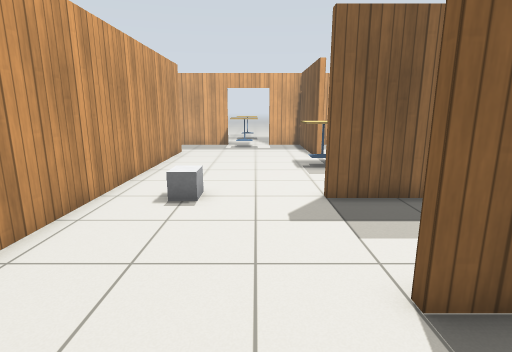
View 1 (above)

22 first-person views from a walk through a robot-simulator world made for Gazebo. The camera is 1.2 m above the floor, tilts 12° down and sees 80° across. The floor is counted in squares, 0.5 m on a side. Each view is taken from the middle of a square. On the plan, view 1 faces up. The plan holds only what a view shows up to about 18 squares ahead; the rest is blank. Gazebo's built-in surfaces are drawn with simple patterns.

View 2
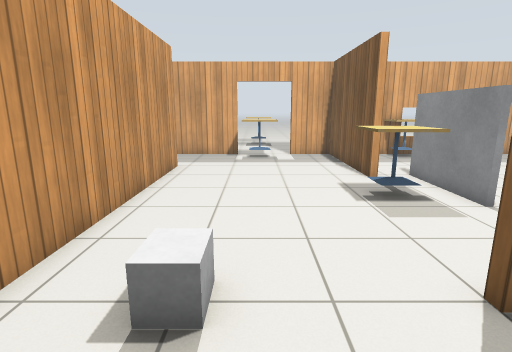

View 3
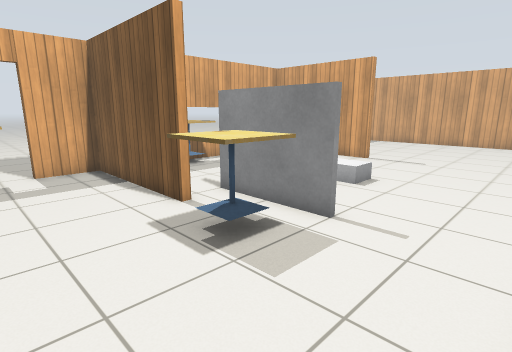

View 4
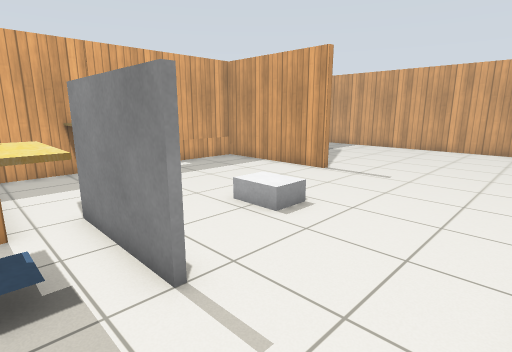

View 5
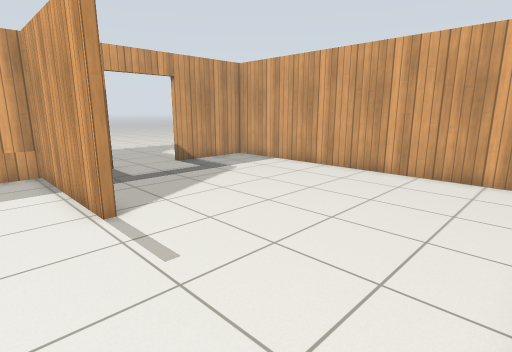

View 6
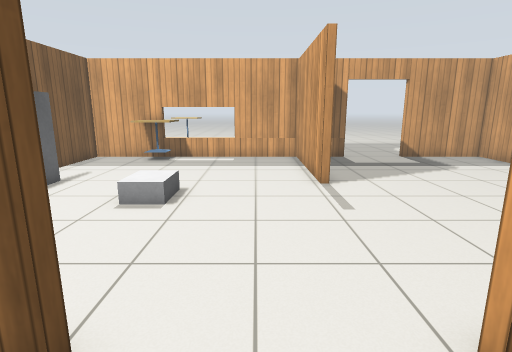

View 7
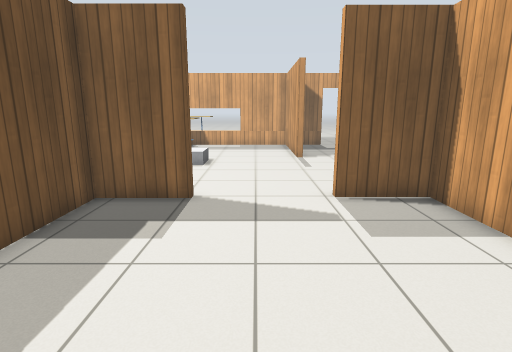

View 8
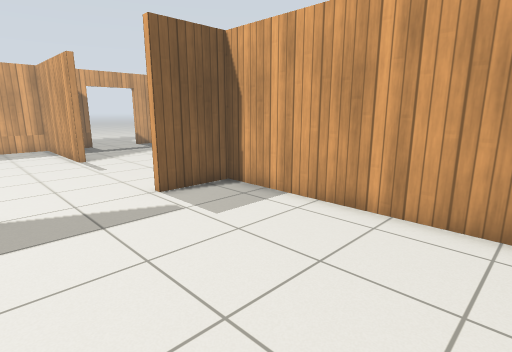

View 9
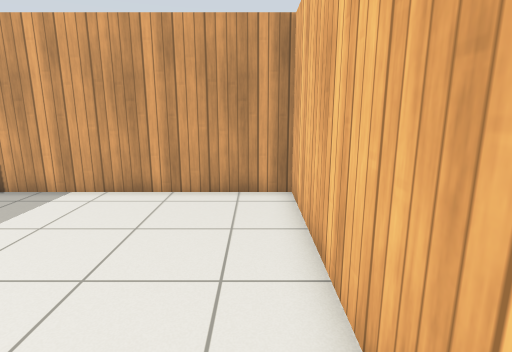

View 10
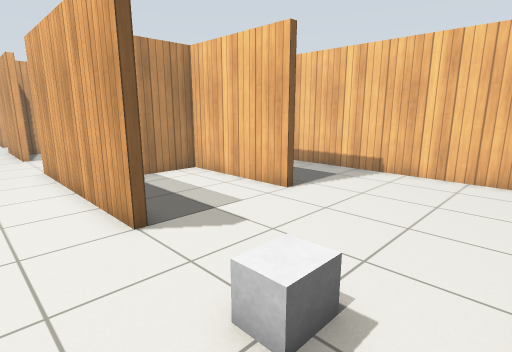

View 11
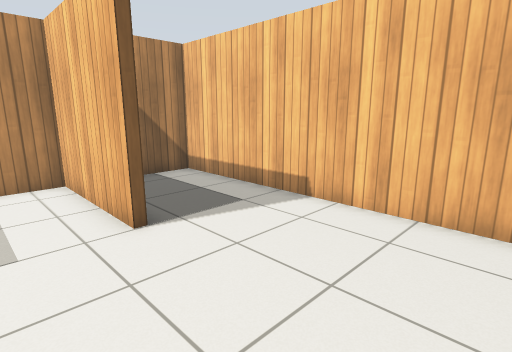

View 12
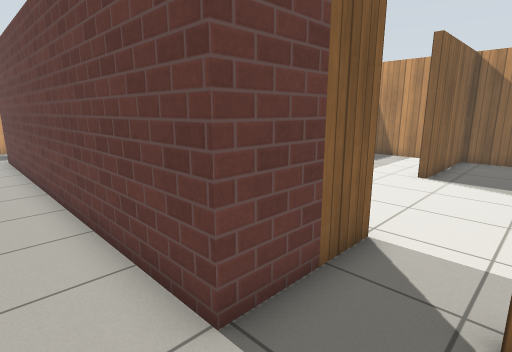

View 13
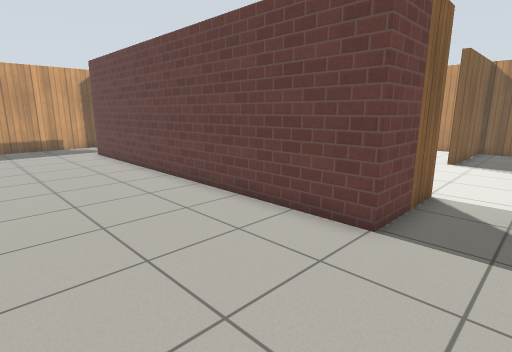

View 14
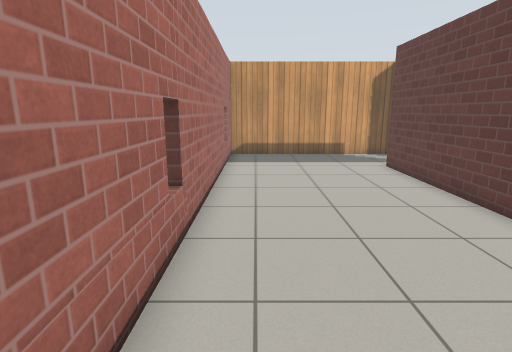

View 15
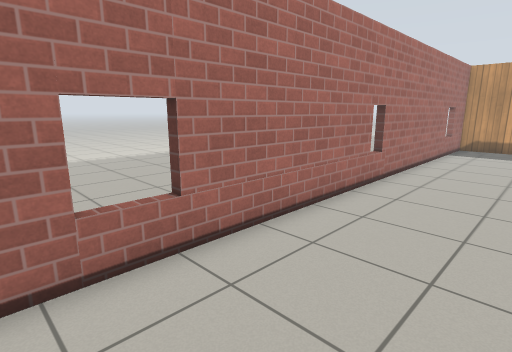

View 16
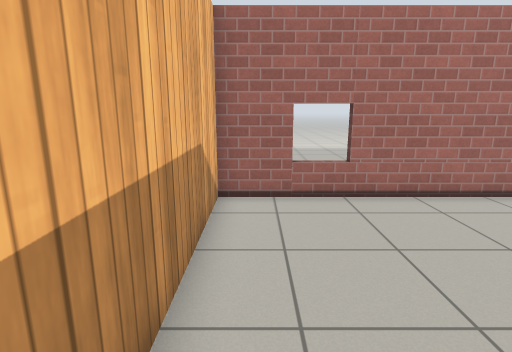

View 17
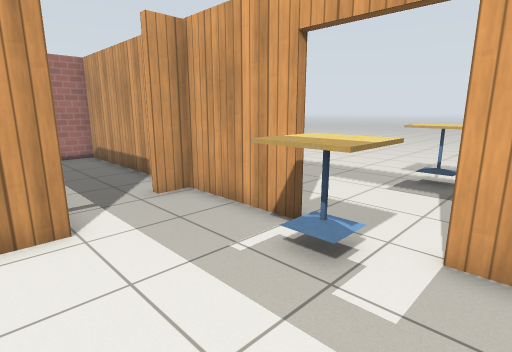

View 18
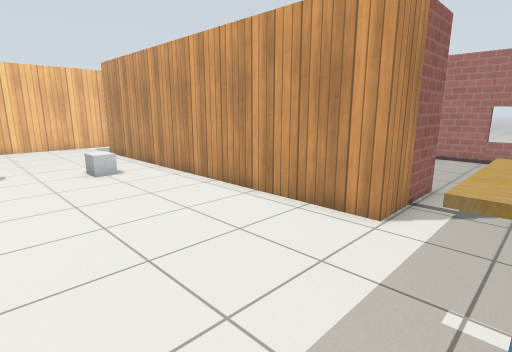

View 19
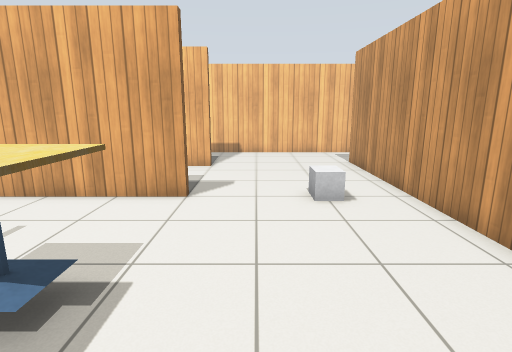

View 20
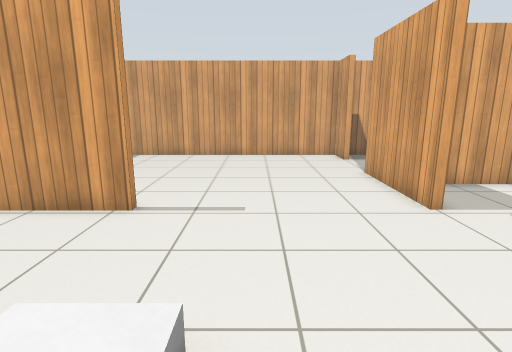

View 21
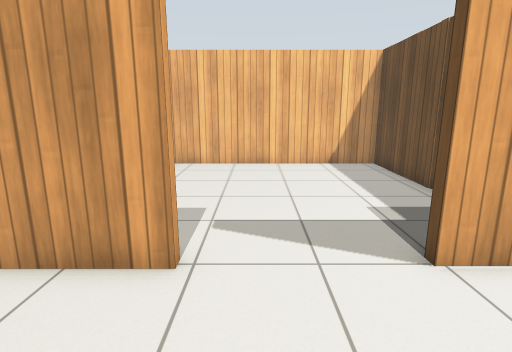

View 22
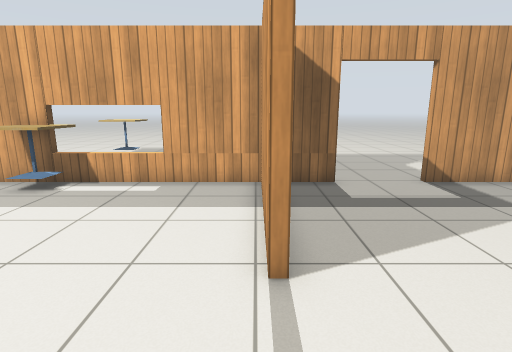

### Floor plan
Points are (right, up) in squares from view 1. A wall is a line through its corners. A room is listed if a view was taken in it or the views show most of it. See-through windows are left out.
Room 1 (views 1, 2, 3, 4, 5, 10, 11, 17, 18, 19, 20, 21, 22)
walls: (3.2, 16) (3.2, 22.2) (1, 22.2); (4.8, 8.3) (1.9, 8.3); (1.9, 8.7) (10.3, 8.7); (14.2, 16) (14.2, 22.2) (3.5, 22.2) (3.5, 18); (14.2, 8.3) (14.2, 8.7) (19, 8.7); (2, 3.6) (7.2, 3.6) (7.2, 7.5); (-2.4, 22.2) (-6.2, 22.2) (-6.2, 21.1) (-6.6, 21.1); (16.8, 22.2) (15.1, 22.2); (22.3, 8.7) (24, 8.7) (24, 22.2) (19.8, 22.2); (-8.2, 18.4) (-4.5, 18.4) (-4.5, 2.4) (-6.5, 2.4); (-6.5, 22.2) (-8.5, 22.2); (-5.6, -1.1) (7.2, -1.1) (7.2, 3.3) (2, 3.3)
ways out: opening at (12.5, 8) to room 2; opening at (-9, 20) to room 3; opening at (-7, 1.5) to room 3; opening at (20.5, 8); open door at (1, 22); open door at (18, 22)
objects: grey box (-2, 8) to (-2, 9); cafe table (-2, 21) to (0, 22); cafe table (2, 13) to (4, 14); grey box (5, 13) to (5, 16); cafe table (6, 21) to (8, 22); grey box (9, 14) to (9, 15)
Room 2 (views 6, 7, 8, 9)
walls: (10.3, 8.3) (7.5, 8.3) (7.5, -1.1) (17, -1.1) (17, 8.3) (14.2, 8.3)
ways out: opening at (12.5, 8) to room 1
Room 3 (views 12, 13, 14, 15, 16)
walls: (-6.5, 2.4) (-8.2, 2.4) (-8.2, 18.4); (-8.5, 22.2) (-15.4, 22.2) (-15.4, -1.1) (-8, -1.1)
ways out: opening at (-9, 20) to room 1; opening at (-7, 1.5) to room 1

Where each view was taken, in squares from view 1:
view 1: 0 up, 0 right, facing up
view 2: 5 up, 1 left, facing up
view 3: 9 up, 1 left, facing up-right
view 4: 9 up, 3 right, facing up-right
view 5: 9 up, 12 right, facing up-right
view 6: 6 up, 12 right, facing up
view 7: 0 up, 12 right, facing up
view 8: 0 up, 10 right, facing up-right
view 9: 0 up, 8 right, facing right
view 10: 11 up, 4 left, facing down-right
view 11: 6 up, 4 left, facing down-right
view 12: 0 up, 10 left, facing up-right
view 13: 0 up, 14 left, facing up-right
view 14: 5 up, 14 left, facing up
view 15: 0 up, 11 left, facing up-left
view 16: 0 up, 7 left, facing left
view 17: 17 up, 2 right, facing up-left
view 18: 21 up, 2 right, facing down-left
view 19: 17 up, 0 right, facing down
view 20: 13 up, 7 right, facing right
view 21: 13 up, 13 right, facing down
view 22: 12 up, 14 right, facing up
